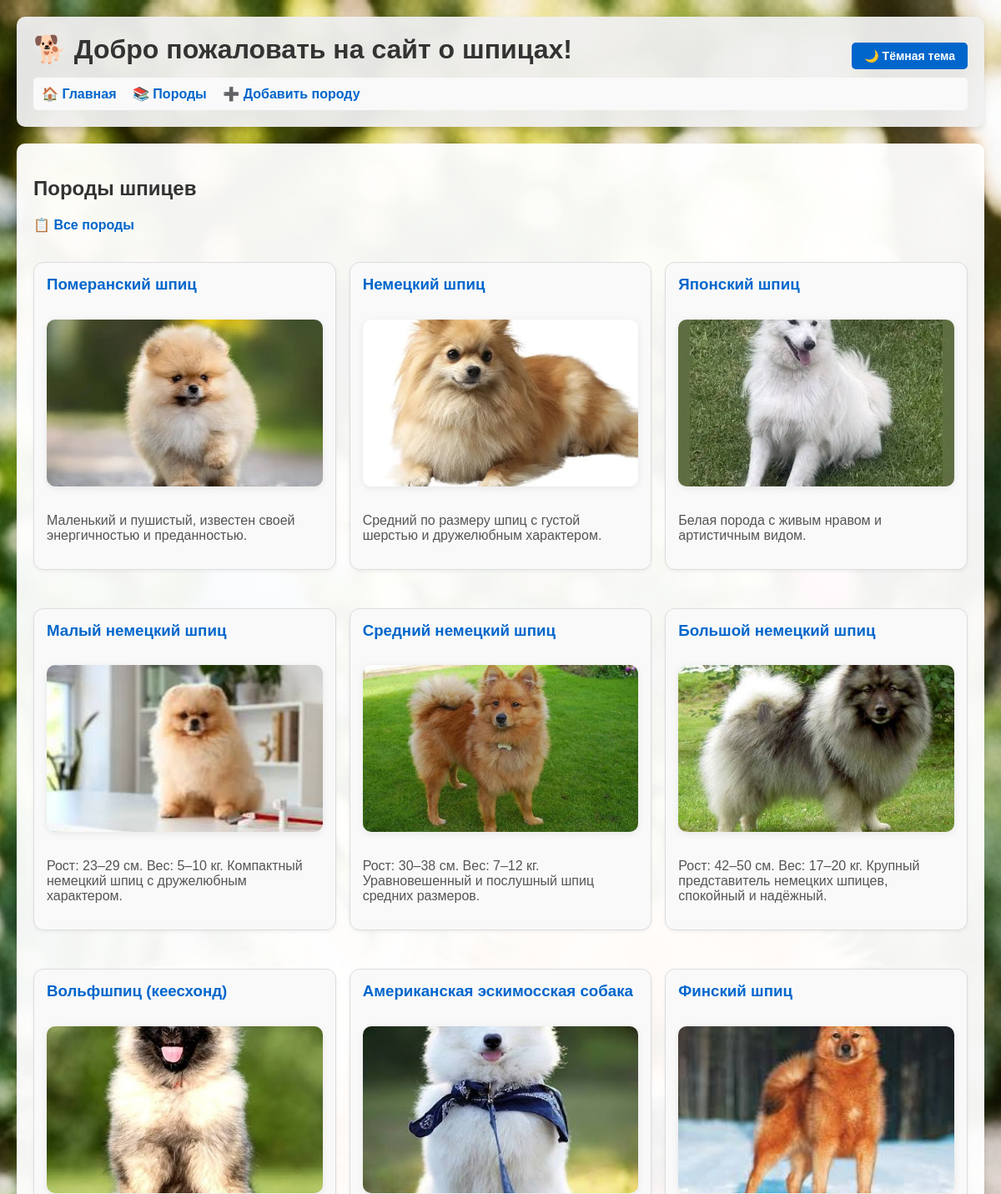
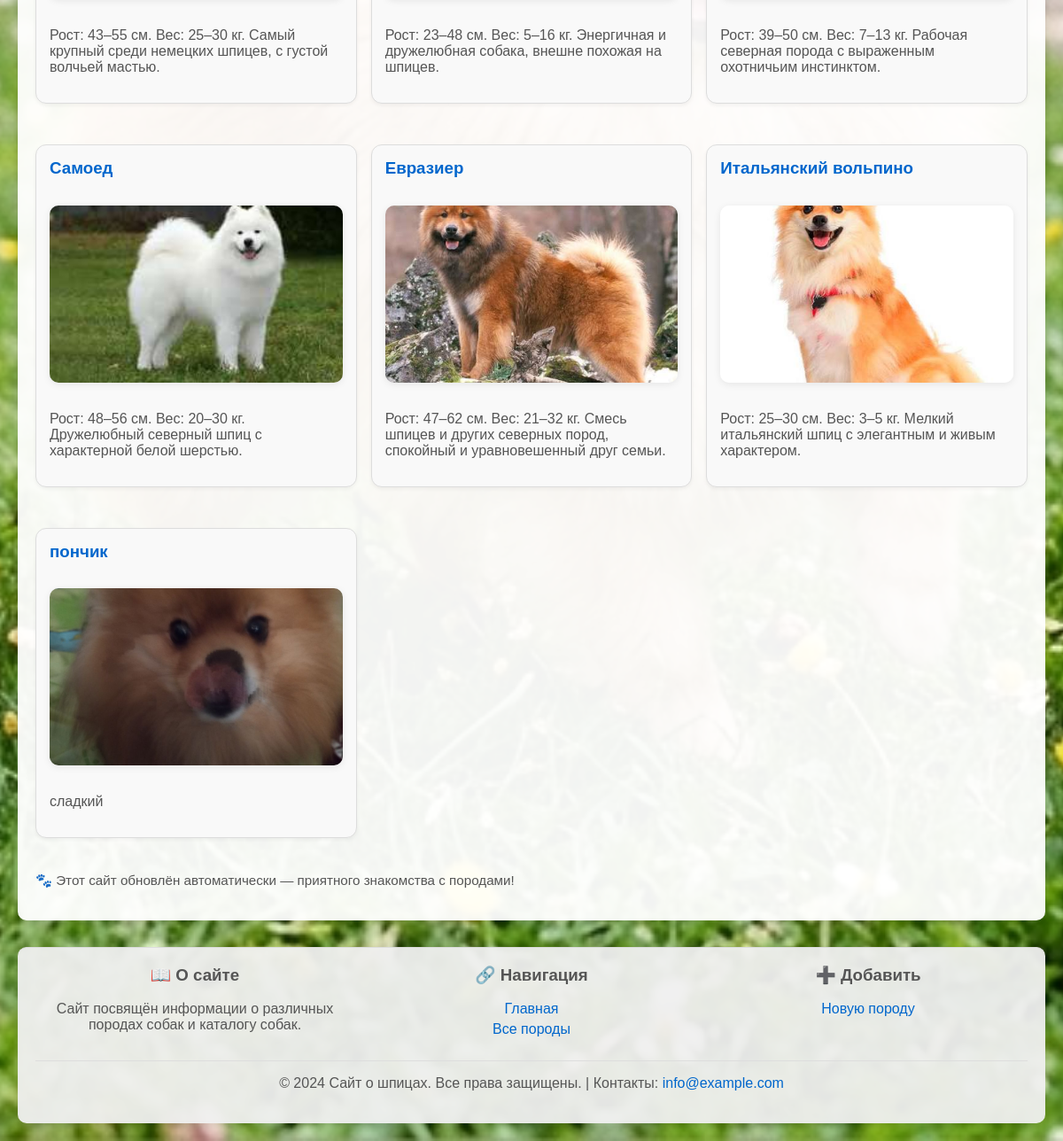
The page / on the database its author committed (2 pictures, top to bottom).
### Shpic_Grumming/models.py (models this page shows, shortened)
class Breed(models.Model):
    name = models.CharField(max_length=100, verbose_name="Название породы")
    description = models.TextField(verbose_name="Описание")
    origin = models.CharField(max_length=100, verbose_name="Происхождение")
    image = models.ImageField(upload_to='breeds/', blank=True, null=True, verbose_name="Фото породы")
    class Meta:
        verbose_name = "Порода"
        verbose_name_plural = "Породы"

### Shpic_Grumming/views.py (the view)
# urls.py: path('', views.home, name='home'),
def home(request):
    breeds = Breed.objects.all()
    return render(request, 'home.html', {'breeds': breeds})

### Shpic_Grumming/templates/home.html (shortened to what this page needs)
{% extends 'base.html' %}
{% load static %}
{% block content %}
<h2>Породы шпицев</h2>
<div style="margin-bottom: 20px;">
    <a href="{% url 'breed_list' %}" style="color: #0066cc; text-decoration: none; font-weight: bold; margin-right: 15px;">📋 Все породы</a>
</div>
<div class="card-grid">
{% for breed in breeds %}
<div class="breed card">
    <h3><a href="{% url 'breed_detail' breed.id %}">{{ breed.name }}</a></h3>
    <img src="{% if breed.image %}{{ breed.image.url }}{% else %}{% static 'placeholder.svg' %}{% endif %}" alt="{{ breed.name }}">
    <p>{{ breed.description|truncatechars:120 }}</p>
</div>
{% endfor %}
</div>
<p style="margin-top: 24px; color: #555; font-size: 0.95rem;">🐾 Этот сайт обновлён автоматически — приятного знакомства с породами!</p>
{% endblock %}

### Shpic_Grumming/static/css/styles.css (style rules this page uses)
:root { --bg-body: #ffffff; --bg-header: rgba(240, 240, 240, 0.95); --bg-content: rgba(255, 255, 255, 0.95); --bg-card: #f9f9f9; --text-primary: #333; --text-secondary: #555; --border-color: #ddd; --link-color: #0066cc; --shadow: rgba(0, 0, 0, 0.1); --shadow-light: rgba(0,0,0,0.05); --shadow-card: rgba(0,0,0,0.08); }
body { font-family: Arial, sans-serif; margin: 0; padding: 20px; background-image: url("../background.png"); background-size: cover; background-repeat: no-repeat; background-attachment: fixed; background-position: center; background-color: var(--bg-body); color: var(--text-primary); transition: background-color 0.3s, color 0.3s; }
.breed { border: 1px solid var(--border-color); margin: 15px 0; padding: 15px; border-radius: 12px; background-color: var(--bg-card); box-shadow: 0 2px 4px var(--shadow-light); }
.card-grid { display: grid; grid-template-columns: repeat(auto-fit, minmax(280px, 1fr)); gap: 16px; }
.breed h3, .breed h4 { margin-top: 0; color: var(--text-primary); }
.breed img { width: 100%; max-width: 100%; height: 200px; border-radius: 10px; margin: 12px 0; box-shadow: 0 2px 8px var(--shadow-card); object-fit: cover; }
.breed a { color: var(--link-color); text-decoration: none; font-weight: bold; }
.breed p { color: var(--text-secondary); }

### rows shown on the page
Breed: name "Померанский шпиц", image (picture), description "Маленький и пушистый, известен своей энергичностью и преданностью."
Breed: name "Немецкий шпиц", image (picture), description "Средний по размеру шпиц с густой шерстью и дружелюбным характером."
Breed: name "Японский шпиц", image (picture), description "Белая порода с живым нравом и артистичным видом."
Breed: name "Малый немецкий шпиц", image (picture), description "Рост: 23–29 см. Вес: 5–10 кг. Компактный немецкий шпиц с дружелюбным характером."
Breed: name "Средний немецкий шпиц", image (picture), description "Рост: 30–38 см. Вес: 7–12 кг. Уравновешенный и послушный шпиц средних размеров."
Breed: name "Большой немецкий шпиц", image (picture), description "Рост: 42–50 см. Вес: 17–20 кг. Крупный представитель немецких шпицев, спокойный и надёжный."
Breed: name "Вольфшпиц (кеесхонд)", image (picture), description "Рост: 43–55 см. Вес: 25–30 кг. Самый крупный среди немецких шпицев, с густой волчьей мастью."
Breed: name "Американская эскимосская собака", image (picture), description "Рост: 23–48 см. Вес: 5–16 кг. Энергичная и дружелюбная собака, внешне похожая на шпицев."
Breed: name "Финский шпиц", image (picture), description "Рост: 39–50 см. Вес: 7–13 кг. Рабочая северная порода с выраженным охотничьим инстинктом."
Breed: name "Самоед", image+name (picture), description "Рост: 48–56 см. Вес: 20–30 кг. Дружелюбный северный шпиц с характерной белой шерстью."
Breed: name "Евразиер", image+name (picture), description "Рост: 47–62 см. Вес: 21–32 кг. Смесь шпицев и других северных пород, спокойный и уравновешенный друг семьи."
Breed: name "Итальянский вольпино", image (picture), description "Рост: 25–30 см. Вес: 3–5 кг. Мелкий итальянский шпиц с элегантным и живым характером."
Breed: name "пончик", image (picture), description "сладкий"
